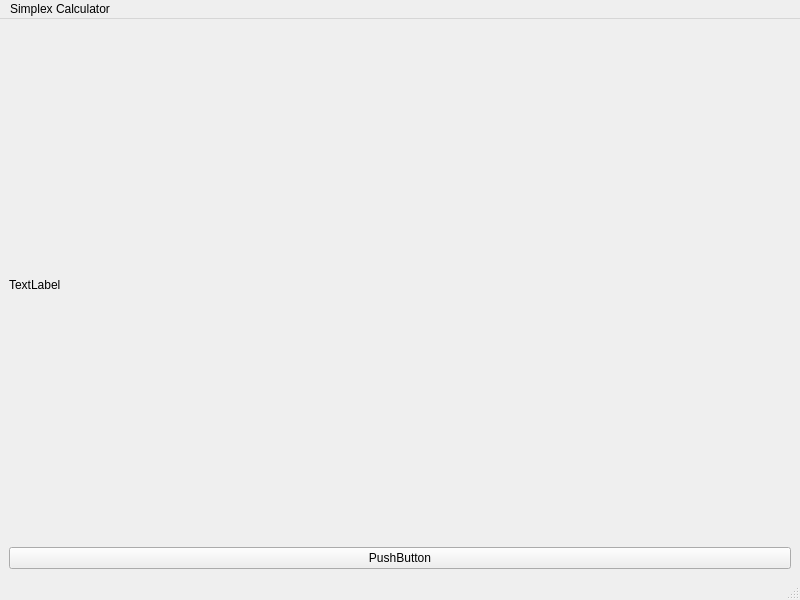
<?xml version="1.0" encoding="UTF-8"?>
<ui version="4.0">
 <class>MainWindow</class>
 <widget class="QMainWindow" name="MainWindow">
  <property name="geometry">
   <rect>
    <x>0</x>
    <y>0</y>
    <width>800</width>
    <height>600</height>
   </rect>
  </property>
  <property name="windowTitle">
   <string>MainWindow</string>
  </property>
  <widget class="QWidget" name="centralwidget">
   <layout class="QVBoxLayout" name="verticalLayout">
    <item>
     <widget class="QLabel" name="label">
      <property name="text">
       <string>TextLabel</string>
      </property>
     </widget>
    </item>
    <item>
     <widget class="QPushButton" name="pushButton">
      <property name="text">
       <string>PushButton</string>
      </property>
     </widget>
    </item>
   </layout>
  </widget>
  <widget class="QMenuBar" name="menubar">
   <property name="geometry">
    <rect>
     <x>0</x>
     <y>0</y>
     <width>800</width>
     <height>25</height>
    </rect>
   </property>
   <widget class="QMenu" name="menuSimplex">
    <property name="title">
     <string>Simplex Calculator</string>
    </property>
    <addaction name="actionBig_M"/>
    <addaction name="actionDual_Method"/>
    <addaction name="actionTwo_Phases_Method"/>
   </widget>
   <addaction name="menuSimplex"/>
  </widget>
  <widget class="QStatusBar" name="statusbar"/>
  <action name="actionBig_M">
   <property name="text">
    <string>Big M Method</string>
   </property>
  </action>
  <action name="actionDual_Method">
   <property name="text">
    <string>Dual Method</string>
   </property>
  </action>
  <action name="actionTwo_Phases_Method">
   <property name="text">
    <string>Two Phases Method</string>
   </property>
  </action>
 </widget>
 <resources/>
 <connections/>
</ui>
